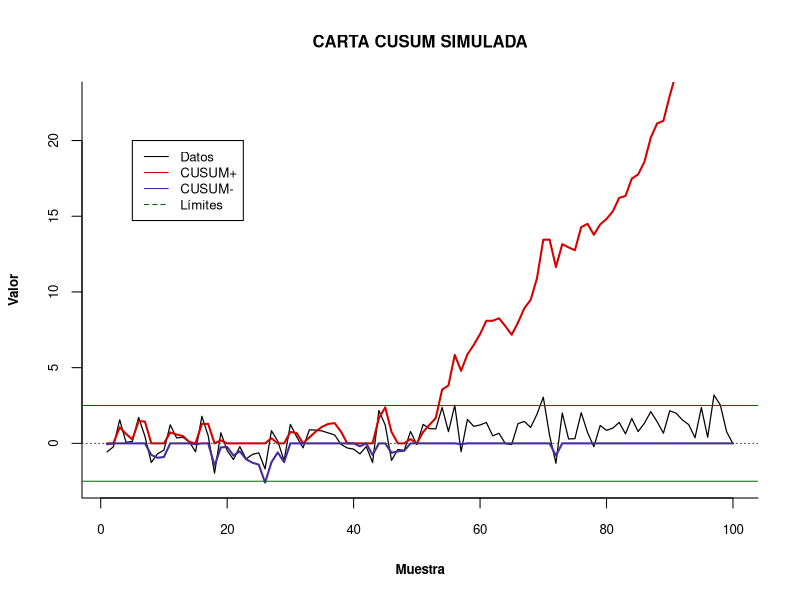

Write the R code that produced this figure. (Note: a time limit stopped this script after it produced the figure.)
# Funcion para simular la carta Cusum 

# Función para simular una carta CUSUM
simular_cusum <- function(n = 100, mu0 = 0, sigma = 1, shift = 1, k = 0.5, h = 5) {
  # Generar datos
  x <- c(rnorm(n/2, mu0, sigma), rnorm(n/2, mu0 + shift * sigma, sigma))
  
  # Inicializar estadísticas CUSUM
  C_pos <- numeric(n)
  C_neg <- numeric(n)
  
  # Condiciones iniciales
  C_pos[1] <- max(0, (x[1] - mu0) / sigma - k)
  C_neg[1] <- min(0, (x[1] - mu0) / sigma + k)
  
  # Calcular CUSUM para el resto de los datos
  for (i in 2:n) {
    C_pos[i] <- max(0, C_pos[i-1] + (x[i] - mu0) / sigma - k)
    C_neg[i] <- min(0, C_neg[i-1] + (x[i] - mu0) / sigma + k)
  }
  
  # Graficar
  plot(1:n, x, type = "l", ylim = c(min(c(x, C_neg, -h/2)), max(c(x, C_pos, h/2)) - 10),
       main = "CARTA CUSUM SIMULADA", xlab = "Muestra", ylab = "Valor", cex.lab = 0.8,
       lwd = 1.2, font.main = 2, cex.axis = 0.8, cex.main = 1, col.main = 'black', family = 'sans',
       bty = 'L', fg = 'black', col.axis = 'black',col.lab = 'black', font.axis = 1, font.lab = 2)
  lines(1:n, C_pos, col = "#d50000", lwd = 2)
  lines(1:n, C_neg, col = "#432c9b", lwd = 2)
  abline(h = c(-h/2, h/2), col = "darkgreen", lty = 1)
  abline(h = mu0, col = "gray25", lty = 3)
  legend(x = 5, y = 20, legend = c("Datos", "CUSUM+", "CUSUM-", "Límites"), cex = 0.8,
         col = c("black", "#d50000", "#432c9b", "darkgreen"), lty = c(1, 1, 1, 2))
}

# Ejecutar la simulación
set.seed(123)
simular_cusum()


# Función para calcular ARL de la carta CUSUM
CUSUM_ARL = function(mu = 0, sd = 1,                 # Parámetros reales del proceso
                     n = 5,                          # Tamaño de subgrupo racional
                     k, h,                           # Parámetros CUSUM
                     m = 10000,                      # Cantidad de RLs generadas
                     Corrimiento = 0,                # Corrimiento de la media en múltiplos de sd
                     verbose = TRUE) {               # Mostrar o no la barra de progreso 
  sd_Mean = sd/sqrt(n)
  RL = numeric(m)
  longitud = 1
  indice = 1
  Cp = 0  # Inicializamos Cp en 0
  Cn = 0  # Inicializamos Cn en 0
  if (verbose) {pb = txtProgressBar(min = 0, max = m, style = 3)}
  while (indice <= m) {
    ControlSample = rnorm(n = 10000, mean = mu + sd * Corrimiento, sd = sd_Mean)
    for (i in ControlSample) {
      Cp = max(0, Cp + ((i - mu)/sd_Mean) - k)
      Cn = min(0, Cn + ((i - mu)/sd_Mean) + k)
      if (Cp < h & Cn > -h) {
        longitud = longitud + 1
      } else {
        RL[indice] = longitud
        longitud = 1
        Cp = 0  # Reiniciamos Cp
        Cn = 0  # Reiniciamos Cn
        if (verbose) {setTxtProgressBar(pb, value = indice)}
        indice = indice + 1
        if (indice > m) break  # Salimos del bucle si hemos alcanzado m
      }
    }
  }
  if (verbose) {close(pb)}
  return(list('ARL' = mean(RL), 'RL' = RL))
}

# Función para escoger los parámetros óptimos k y h
EscogerKH = function(mu = 0, sd = 1, n = 5, ARL_deseado = 200, k = 0.5, h_min = 0,
                     h_max = 7, m = 20000, tol = 0.1, max_iter = 50, verbose = TRUE) {
  iteraciones = 0
  ARL_actual = 0
  if (verbose) {pb = txtProgressBar(min = 0, max = max_iter, style = 3)}
  while (iteraciones < max_iter && abs(ARL_actual - ARL_deseado) > tol) {
    h_actual = (h_min + h_max) / 2
    
    resultado = CUSUM_ARL(mu = mu, sd = sd, n = n, k = k, h = h_actual, 
                          m = m, verbose = FALSE)
    
    ARL_actual = resultado$ARL
    
    if (ARL_actual > ARL_deseado) {
      h_max = h_actual
    } else {
      h_min = h_actual
    }
    if (verbose) {setTxtProgressBar(pb, value = iteraciones)}
    iteraciones = iteraciones + 1
  }
  
  if (verbose) {close(pb)}
  
  return(list('k' = k, 'h' = h_actual, 'ARL' = ARL_actual, 'Iteraciones' = iteraciones))
}

# Calcular parámetros para detectar un cambio de 0.5 desviaciones estándar
set.seed(1998)
k <- c(0.25, 0.5)
params_05 = lapply(k, function(k) EscogerKH(ARL_deseado = 200, k = k)$h)


# Evaluar el comportamiento del ARL
Corrimientos = seq(0, 2, 0.05)

ARL1.1 <- matrix(0, nrow = length(Corrimientos), ncol = 2)
for (i in 1:2){
    ARL1.1[,i] = sapply(Corrimientos, function(x) 
    CUSUM_ARL(k = k[i], h = params_05[[i]], Corrimiento = x, m = 20000)$ARL)
}

par(mar = c(5.1, 5.1, 4.1, 2.1), bg = 'white')
plot(Corrimientos, ARL[,1], type = "l", col = "red", xlim = c(0, 1), ylab = "ARL", 
     xlab = "Corrimientos en\nmúltiplos de σ", main = "ARL PARA CARTA CUSUM", cex.lab = 0.8,
     lwd = 1, font.main = 2, cex.axis = 0.8, cex.main = 1, col.main = 'black', family = 'sans',
     bty = 'L', fg = 'black', col.axis = 'black',col.lab = 'black', font.axis = 1, font.lab = 2)
lines(Corrimientos, ARL[,2], col = "orange")
abline(h = seq(0, 220, 25), col = 'grey75', lty = 'dotted')
abline(v = seq(0, 1, 0.1), col = 'grey75', lty = 'dotted')
legend("topright", title = 'Corrimiento', legend = c("0.25σ", "0.5σ"), text.font = 1,
       col = c("red", "orange"), lty = 1, title.font = 2)



#Tabla de parámetros óptimos
library(xtable)

params_05 <- unlist(params_05)
names(params_05) <- c("k = 0.25", "k = 0.5")
print(params_05)
params_05 = data.frame(params_05)
xtable(params_05, caption = "Parámetros óptimos para detectar un cambio de k-sigma", 
       label = "tab:params_05", digits = 2)

# Tabla de ARL

colnames(ARL) = c("k = 0.25", "k = 0.5")
rownames(ARL) = Corrimientos
Tabla = ARL[as.character(seq(0,2,0.05)), ];Tabla
Tabla = data.frame(Tabla)
xtable(Tabla, caption = "ARL para detectar un cambio de k-sigma", 
       label = "tab:ARL", digits = 2)

## Ahora probemos para un ARL de  370 

params_06 = lapply(k, function(k) EscogerKH(ARL_deseado = 370, k = k, h_max = 10)$h)

Corrimientos = seq(0, 2, 0.05)
ARL2.1 <- matrix(0, nrow = length(Corrimientos), ncol = 2)
for (i in 1:2){
    ARL2.1[,i] = sapply(Corrimientos, function(x) 
    CUSUM_ARL(k = k[i], h = params_06[[i]], Corrimiento = x, m = 20000)$ARL)
}


par(mar = c(5.1, 5.1, 4.1, 2.1), bg = 'white')
plot(Corrimientos, ARL[,1], type = "l", col = "red", xlim = c(0, 1), ylab = "ARL", 
     xlab = "Corrimientos en\nmúltiplos de σ", main = "ARL PARA CARTA CUSUM", cex.lab = 0.8,
     lwd = 1, font.main = 2, cex.axis = 0.8, cex.main = 1, col.main = 'black', family = 'sans',
     bty = 'L', fg = 'black', col.axis = 'black',col.lab = 'black', font.axis = 1, font.lab = 2)
lines(Corrimientos, ARL[,2], col = "orange")
abline(h = seq(0, 400, 40), col = 'grey75', lty = 'dotted')
abline(v = seq(0, 1, 0.1), col = 'grey75', lty = 'dotted')
legend("topright", title = 'Corrimiento', legend = c("0.25σ", "0.5σ"), text.font = 1,
       col = c("red", "orange"), lty = 1, title.font = 2)

# Grafica en escala log

par(mar = c(5.1, 5.1, 4.1, 2.1), bg = 'white')

plot(Corrimientos, ARL[,1], type = "l", col = "red", xlim = c(0, 1), ylab = "ARL", 
     xlab = "Corrimientos en\nmúltiplos de σ", main = "ARL PARA CARTA CUSUM", cex.lab = 0.8,
     lwd = 1, font.main = 2, cex.axis = 0.8, cex.main = 1, col.main = 'black', family = 'sans',
     bty = 'L', fg = 'black', col.axis = 'black',col.lab = 'black', font.axis = 1, font.lab = 2, log = "y")
lines(Corrimientos, ARL[,2], col = "orange")
#abline(h = seq(0, 150, 10), col = 'grey75', lty = 'dotted')
abline(v = seq(0, 1, 0.1), col = 'grey75', lty = 'dotted')
legend("topright", title = 'Corrimiento', legend = c("0.25σ", "0.5σ"), text.font = 1,
       col = c("red", "orange"), lty = 1, title.font = 2)

#Ahora para corrimientos negativos

Corrimientos = seq(-1, 0, 0.05)
ARL1.2 <- matrix(0, nrow = length(Corrimientos), ncol = 2)

for (i in 1:2){
    ARL1.2[,i] = sapply(Corrimientos, function(x) 
    CUSUM_ARL(k = k[i], h = params_05[[i]], Corrimiento = x, m = 20000)$ARL)
}

# Tablas para los ARL's de todas las simulaciones

Corrimientos = seq(0, 2, 0.05)
colnames(ARL1.1) = c("k = 0.25", "k = 0.5")
rownames(ARL1.1) = round(Corrimientos, 4)
Tabla1 = ARL1.1[as.character(seq(0,1,0.05)), ];Tabla1
Tabla1 = data.frame(Tabla1)

Corrimientos = seq(-1, 0, 0.05)
colnames(ARL1.2) = c("k = 0.25", "k = 0.5")
rownames(ARL1.2) = Corrimientos
Tabla2 = ARL1.2[as.character(seq(-1,0,0.05)), ];Tabla2
Tabla2 = data.frame(Tabla2)

Corrimientos = seq(0, 2, 0.05)
colnames(ARL2.1) = c("k = 0.25", "k = 0.5")
rownames(ARL2.1) = round(Corrimientos, 4)
Tabla3 = ARL2.1[as.character(seq(0,1,0.05)), ];Tabla3
Tabla3 = data.frame(Tabla3) 

print("Buscando un ARL de 200 con Corrimientos Positivos: \n");Tabla1[1:6,]
print("Buscando un ARL de 200 con Corrimientos Negativos: \n");Tabla2[16:21,]
print("Buscando un ARL de 370 con Corrimientos Positivos: \n");Tabla3[1:6,]
